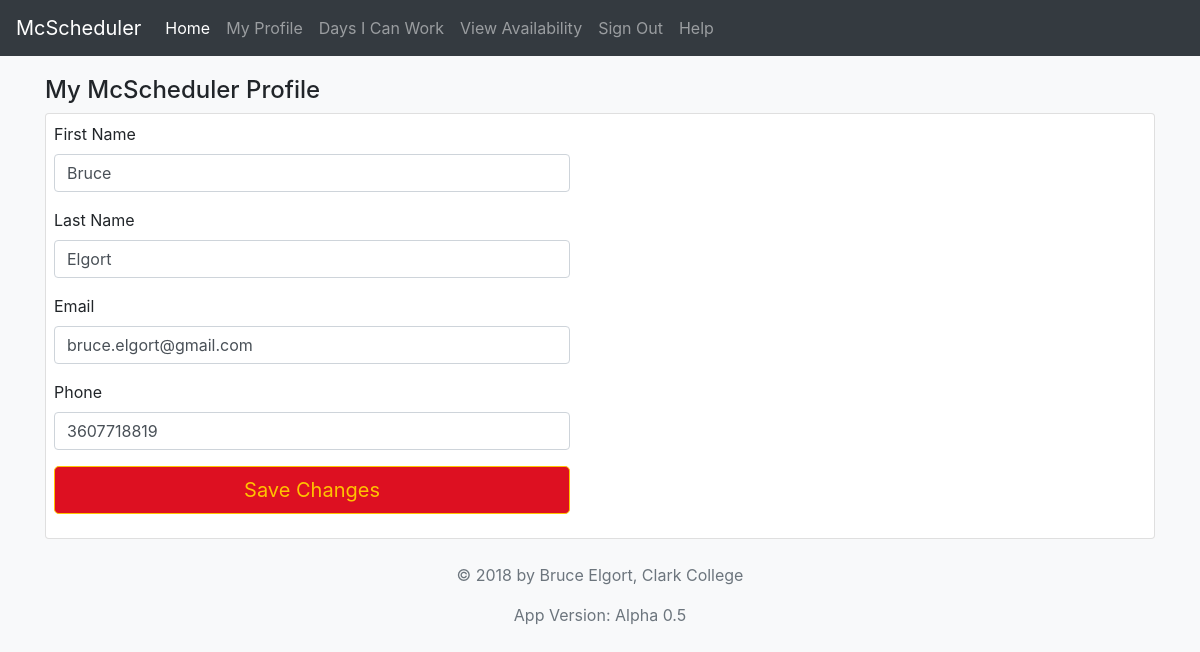
The app's page /profile.php (signed in) with its own data.
### tables this page shows
CREATE TABLE `users` (
  `id` int(11) NOT NULL,
  `first_name` varchar(20) NOT NULL,
  `last_name` varchar(20) NOT NULL,
  `email` varchar(60) NOT NULL,
  `phone` text NOT NULL,
  `password` text NOT NULL,
  `role` varchar(15) NOT NULL,
  `monday` smallint(1) NOT NULL,
  `tuesday` smallint(1) NOT NULL,
  `wednesday` smallint(1) NOT NULL,
  `thursday` smallint(1) NOT NULL,
  `friday` smallint(1) NOT NULL,
  `saturday` smallint(1) NOT NULL,
  `sunday` smallint(1) NOT NULL
);

### includes/vars.inc.php (called while the page is built)
<?php
	$appVars = [
		"appName" => "McScheduler",
		"appCopyright" => "&copy 2018 by Bruce Elgort, Clark College",
		"appAuthor" => "Bruce Elgort",
		"appVersion" => "Alpha 0.5"
	];
?>

### profile.php (the view, shortened to what this page needs)
<?php
require 'includes/vars.inc.php';
require "includes/header.inc.php";
require "includes/nav.inc.php";
if ($_SERVER['REQUEST_METHOD'] != "POST") {
	$sql = "SELECT * FROM users WHERE id=" . $_SESSION['id'];
	$result = $db->query($sql);
	$row = $result->fetch_assoc();
	$first_name = $row['first_name'];
	$last_name = $row['last_name'];
	$email = $row['email'];
	$phone = $row['phone'];
}
?>
<div class="container">
<?php
$success = false;
if (!$success) { ?>
<h4>My <?php echo $appVars['appName']; ?> Profile</h4>
	<form action="<?php echo htmlspecialchars($_SERVER['PHP_SELF']); ?>" method="post" autocomplete="off" class="needs-validation card p-2">
		<label for="firstname">First Name</label>
		<div class="row col-md-8 col-lg-6 mb-3">
		<input class="form-control" type="text" id="firstname" name="firstname" size="30" maxlength="20" value="<?php echo $first_name; ?>">
		</div>
		<label for="lastname">Last Name</label>
		<div class="row col-md-8 col-lg-6 mb-3">
		<input class="form-control" type="text" id="lastname" autocomplete="off" name="lastname" size="20" maxlength="20" value="<?php echo $last_name; ?>">
		</div>
		<label for="email">Email</label>
		<div class="row col-md-8 col-lg-6 mb-3">
		<input class="form-control" type="email" id="email" name="email" size="40" maxlength="60" value="<?php echo $email; ?>">
		</div>
		<label for="email">Phone</label>
		<div class="row col-md-8 col-lg-6 mb-3">
		<input class="form-control" type="text" id="phone" name="phone" size="40" maxlength="60" value="<?php echo $phone; ?>">
		</div>
		<div class="row col-md-8 col-lg-6 mb-3">
			<input class="btn btn-lg btn-primary btn-block" type="submit" value="Save Changes">
		</div>
</form>
<?php } ?>
</div>
<?php require_once('includes/footer.inc.php') ?>

### css/scheduler_style.css (style rules this page uses)
body { padding-top: 4rem; }
h4 { margin-top:12px; }
.card { margin-bottom:1.5rem; }
.btn-primary, .badge-info { color: #ffc300; background: #dd1021; border: 1px solid #ffc300; }

### records on screen
users: firstname "Bruce", lastname "Elgort", email "bruce.elgort@gmail.com", phone "3607718819"

### other values on screen
$appVars['appName'] "McScheduler"
$appVars['appCopyright'] "© 2018 by Bruce Elgort, Clark College"
$appVars['appVersion'] "Alpha 0.5"
